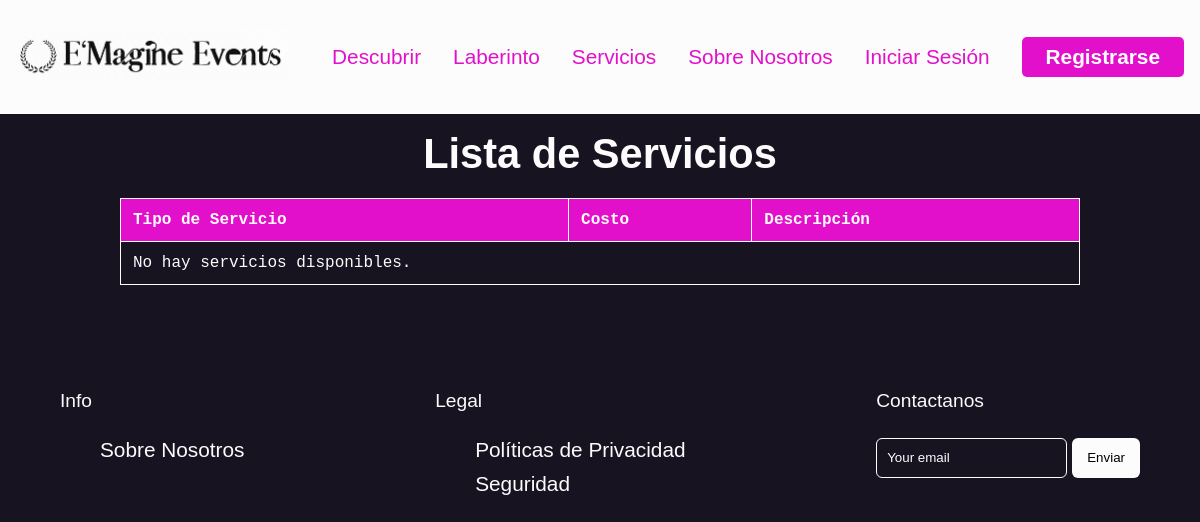
The app's page /index.php?action=consultarServicios, older data.
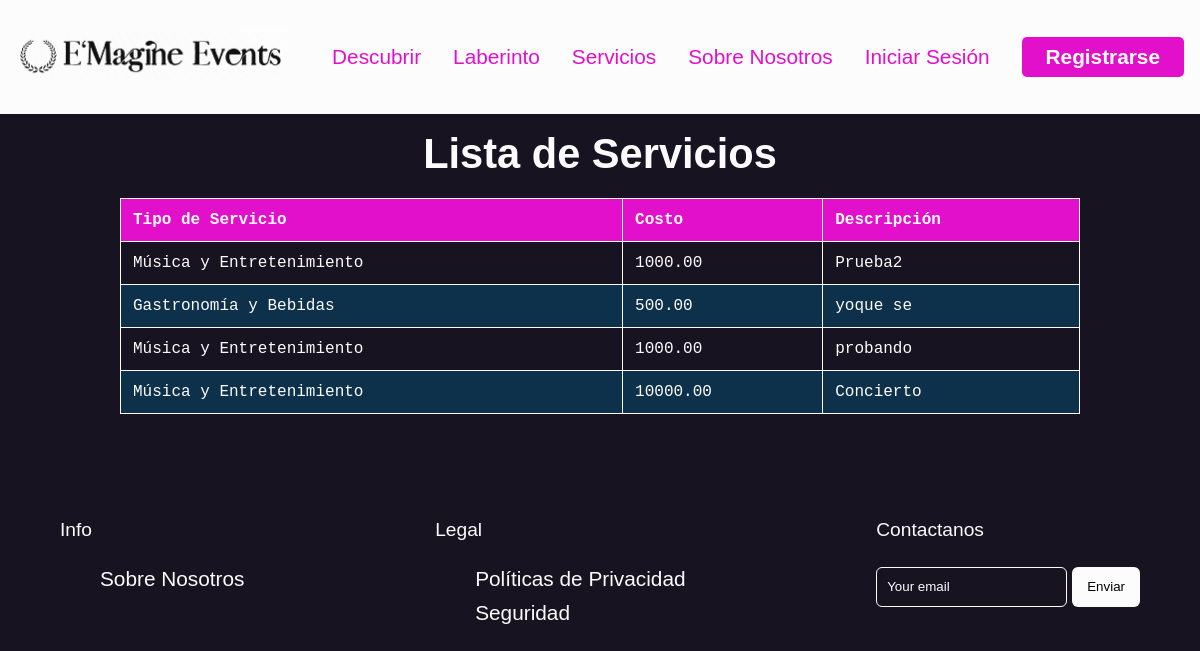
The same page, newer data.
### tables this page shows
CREATE TABLE `servicios` (
    `IdServicio` int(11) NOT NULL,
    `IdTipoServicio` int(11) NOT NULL,
    `IdPrestador` int(11) NOT NULL,
    `Costo` decimal(10,2) NOT NULL,
    `Descripcion` varchar(500) DEFAULT NULL
  );

CREATE TABLE `tiposservicio` (
    `IdTipoServicio` int(11) NOT NULL,
    `Nombre` varchar(50) NOT NULL,
    `Descripcion` varchar(100) DEFAULT NULL
  );

### controlador/ControladorServicio.php (called while the page is built, shortened)
<?php
require_once 'modelo/Servicio.php';
class ControladorServicio {
    private $modelo;
    public function __construct() {
        $this->modelo = new Servicio();
    }
    public function mostrarServicios() {
        $servicios = $this->modelo->obtenerServicios();
        require 'vista/servicios.php';
    }
}

### modelo/Conexion.php (called while the page is built, shortened)
<?php
class Conexion {
    private static $instance = null;
    private $conexion;
    private function __construct() {
        $config = require 'config/config.php';
        $this->conexion = new mysqli($config['host'], $config['usuario'], $config['contrasena'], $config['base_de_datos']);
    }
    public static function getInstance() {
        if (self::$instance === null) {
            self::$instance = new self();
        }
        return self::$instance;
    }
    public function getConexion() {
        return $this->conexion;
    }
}
?>

### config/config.php (called while the page is built)
<?php
return [
'host' => 'localhost',
'usuario' => 'root',
'contrasena' => '',
'base_de_datos' => 'emagine_moments'
];

### modelo/Servicio.php (called while the page is built, shortened)
<?php
require_once 'Conexion.php';
class Servicio
{
    private $conexion;
    public function __construct()
    {
        $this->conexion = Conexion::getInstance()->getConexion();
    }
    public function obtenerServicios()
    {
        $resultado = $this->conexion->query("
         SELECT
            s.IdServicio,
            ts.Nombre AS TipoServicio,
            s.Costo,
            s.Descripcion
        FROM
            Servicios s
        INNER JOIN
            TiposServicio ts ON s.IdTipoServicio = ts.IdTipoServicio");
        return $resultado->fetch_all(MYSQLI_ASSOC);
    }
}

### vista/servicios.php (the view, shortened to what this page needs)
<!DOCTYPE html>
<html lang="es">
<head>
    <link href="./vista/styles/lista.css" rel="stylesheet">
    <link href="https://cdnjs.cloudflare.com/ajax/libs/font-awesome/6.6.0/css/all.min.css" rel="stylesheet">
</head>
<body>
    <?php require_once('./vista/base/header.php'); ?>
    <div class="info">
        <h1>Lista de Servicios</h1>
    </div>
    <table border="1">
        <thead>
            <tr>
                <th>Tipo de Servicio</th>
                <th>Costo</th>
                <th>Descripción</th>
            </tr>
        </thead>
        <tbody>
            <?php if (empty($servicios)): ?>
                <tr>
                    <td colspan="4">No hay servicios disponibles.</td>
                </tr>
            <?php else: ?>
                <?php foreach ($servicios as $servicio): ?>
                    <tr>
                        <td><?= $servicio['TipoServicio'] ?></td>
                        <td><?= $servicio['Costo'] ?></td>
                        <td><?= $servicio['Descripcion'] ?></td>
                    </tr>
                <?php endforeach; ?>
            <?php endif; ?>
        </tbody>
    </table>
    <?php require_once('./vista/base/footer.php'); ?>
</body>

### index.php (shortened to what this page needs)
<?php
require_once 'controlador/ControladorServicio.php';
$controladorUsuario = new ControladorUsuario();
$controladorServicio = new ControladorServicio();
if (isset($_GET['action'])) {
    switch ($_GET['action']) {
        case 'consultarServicios':
            $controladorServicio->mostrarServicios();
            break;
    }
} else {
    $controladorUsuario->mostrarBienvenida();
}

### vista/base/header.php
<header>
    <nav>
        <ul>
            <li>
                <a href="index.php"> <img src="./vista/img/logo.png" alt="e'magine events logo"> </a>
            </li>
            <li>
                <a href="">
                    <p>Descubrir</p>
                </a>
            </li>
            <li>
                <a href="">
                    <a href="index.php?action=mostrarLaberinto"><p>Laberinto</p></a>
                </a>
            </li>
            <li>
                <a href="">
                    <a href="index.php?action=consultarServicios"><p>Servicios</p></a>
                </a>
            </li>
            <li>
                <a href="">
                    <p>Sobre Nosotros</p>
                </a>
            </li>
            <?php
            if (!isset($_SESSION['usuario'])) {
                echo "<li><a href=\"index.php?action=mostrarLogin\"> <p> Iniciar Sesión </p></a></li>";
                echo "<li> <a href=\"index.php?action=mostrarRegistro\"> <p class=\"button\">Registrarse</p> </a></li>";
            } else {
                $nombre = htmlspecialchars($_SESSION['usuario']['PrimerNombre']);
                echo "<li><a href=\"index.php?action=perfil\"> <p>$nombre</p></a></li>";
                echo " <li> <a href=\"index.php?action=cerrarSesion\">Cerrar Sesión</a> </li>";
            } ?>
        </ul>
    </nav>
</header>

### vista/base/footer.php
<footer>
    <div class="footer-row">
        <div class="footer-col">
            <h4>Info</h4>
            <ul class="links">
                <li><a href="#">Sobre Nosotros</a></li>
            </ul>
        </div>
        <div class="footer-col">
            <h4>Legal</h4>
            <ul class="links">
                <li><a href="#">Políticas de Privacidad</a></li>
                <li><a href="#">Seguridad</a></li>
            </ul>
        </div>
        <div class="footer-col">
            <h4>Contactanos</h4>
            <form action="#">
                <input type="text" placeholder="Your email" required>
                <button type="submit">Enviar</button>
            </form>
        </div>
    </div>
</footer>

### vista/styles/lista.css (style rules this page uses)
table { width: 80%; border-collapse: collapse; margin: 20px auto; font-family: var(--mono); font-size: 1rem; }
table thead { background-color: var(--magenta); color: var(--white); }
table th, table td { padding: 12px; border: 1px solid var(--white); text-align: left; }
table tbody tr:nth-child(even) { background-color: var(--dkblue); }
.info { margin: 1rem auto; display: flex; justify-content: space-around; }

### vista/styles/base.css (style rules this page uses)
:root { --black: #171321; --dkblue: #0d314b; --plum: #4b0d49; --hotmag: #ff17e4; --magenta: #e310cb; --aqua: #86fbfb; --white: #fcfcfc; --font-size: 1.3rem; --mono: "Oxygen mono", monospace; --sans: Oxygen, sans-serif; }
html { box-sizing: border-box; }
*, *::before, *::after { box-sizing: inherit; }
body { padding: 0; margin: 0; font-family: var(--sans); background-color: var(--black); color: var(--white); font-size: var(--font-size); }
h1, h2, h3 { margin: 0; }
a { color: var(--magenta); text-decoration: none; }
nav { padding: 1rem; background-color: var(--white); }
nav ul { margin: 0; padding: 0; list-style-type: none; display: flex; flex-flow: row wrap; justify-content: center; align-items: center; gap: 2rem; }
nav li:first-child { flex-basis: 100%; text-align: center; }
nav img { width: 17rem; }
@media (min-width: 850px) { nav { margin: 0 auto; } }
@media (min-width: 850px) { nav li:first-child { flex-basis: auto; text-align: left; margin-right: auto; } }
.button { background-color: var(--magenta); color: white; padding: 0.5rem 1.5rem; border-radius: 5px; font-weight: bold; }
footer { background-color: var(--hot-mag); }
footer .footer-row { display: flex; flex-wrap: wrap; justify-content: space-between; gap: 3.5rem; padding: 60px; }
.footer-row .footer-col h4 { color: var(--white); font-size: 1.2rem; font-weight: 400; }
.footer-col .links { margin-top: 20px; }
.footer-col .links li { list-style: none; margin-bottom: 10px; }
.footer-col .links li a { text-decoration: none; color: var(--white); }
.footer-col form { display: flex; gap: 5px; }
.footer-col input { height: 40px; border-radius: 6px; background: none; width: 100%; outline: none; border: 1px solid var(--white); caret-color: var(--white); color: var(--white); padding-left: 10px; }
.footer-col input::placeholder { color: var(--white); }
.footer-col form button { background: var(--white); outline: none; border: none; padding: 10px 15px; border-radius: 6px; cursor: pointer; font-weight: 500; transition: 0.2s ease; }

Row changes from the older to the newer data that the page shows:
added servicios: IdTipoServicio.Nombre "Música y Entretenimiento", Costo "1000.00", Descripcion "Prueba2"
added servicios: IdTipoServicio.Nombre "Gastronomía y Bebidas", Costo "500.00", Descripcion "yoque se"
added servicios: IdTipoServicio.Nombre "Música y Entretenimiento", Costo "1000.00", Descripcion "probando"
added servicios: IdTipoServicio.Nombre "Música y Entretenimiento", Costo "10000.00", Descripcion "Concierto"
Text that changed along with them:
text no longer shown: "No hay servicios disponibles."
